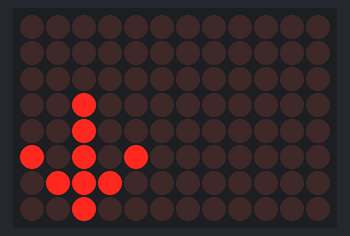
This sketch was run on a simulated Arduino Uno R4 WiFi. On the bench: 12×8 LED matrix.

Above: at 0.1 s.
At 0.9 s:
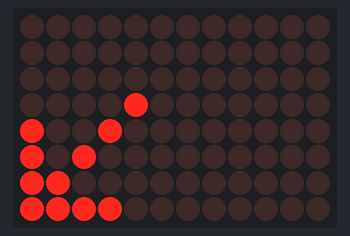
At 1.8 s:
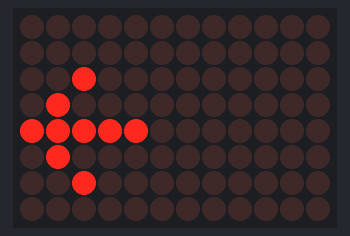
At 2.6 s:
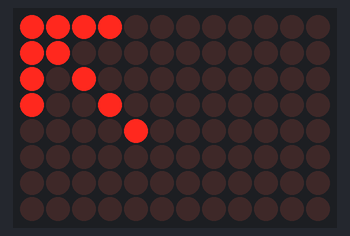
At 3.5 s:
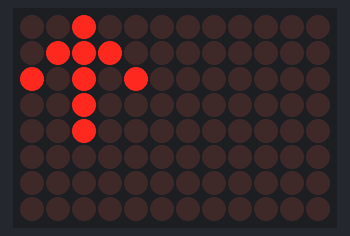
At 4.3 s:
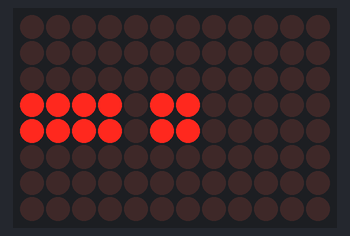

Measured:
- by itself, everything shown: repeats every 5.3 s, in 12 steps
- what the display in image 1 shows lasts 0.7 s, from 0.9 s to 1.6 s

The sketch:

arrows.ino
```cpp
#include "Arduino_LED_Matrix.h"

ArduinoLEDMatrix matrix;

// 1) WORLD: LEFT  (panel: DOWN)
uint8_t ARROW_LEFT[8][12] = {
  {0,0,0,0,0,0,0,0,0,0,0,0},
  {0,0,0,0,0,0,0,0,0,0,0,0},
  {0,0,0,0,0,0,0,0,0,0,0,0},
  {0,0,1,0,0,0,0,0,0,0,0,0},
  {0,0,1,0,0,0,0,0,0,0,0,0},
  {1,0,1,0,1,0,0,0,0,0,0,0},
  {0,1,1,1,0,0,0,0,0,0,0,0},
  {0,0,1,0,0,0,0,0,0,0,0,0}
};

// 2) WORLD: UP-LEFT  (panel: DOWN-LEFT diagonal)
uint8_t ARROW_UPLEFT[8][12] = {
  {0,0,0,0,0,0,0,0,0,0,0,0},
  {0,0,0,0,0,0,0,0,0,0,0,0},
  {0,0,0,0,0,0,0,0,0,0,0,0},
  {0,0,0,0,1,0,0,0,0,0,0,0},
  {1,0,0,1,0,0,0,0,0,0,0,0},
  {1,0,1,0,0,0,0,0,0,0,0,0},
  {1,1,0,0,0,0,0,0,0,0,0,0},
  {1,1,1,1,0,0,0,0,0,0,0,0}
};

// 3) WORLD: UP  (panel: LEFT)
uint8_t ARROW_UP[8][12] = {
  {0,0,0,0,0,0,0,0,0,0,0,0},
  {0,0,0,0,0,0,0,0,0,0,0,0},
  {0,0,1,0,0,0,0,0,0,0,0,0},
  {0,1,0,0,0,0,0,0,0,0,0,0},
  {1,1,1,1,1,0,0,0,0,0,0,0},
  {0,1,0,0,0,0,0,0,0,0,0,0},
  {0,0,1,0,0,0,0,0,0,0,0,0},
  {0,0,0,0,0,0,0,0,0,0,0,0}
};

// 4) WORLD: UP-RIGHT  (panel: UP-LEFT diagonal)
uint8_t ARROW_UPRIGHT[8][12] = {
  {1,1,1,1,0,0,0,0,0,0,0,0},
  {1,1,0,0,0,0,0,0,0,0,0,0},
  {1,0,1,0,0,0,0,0,0,0,0,0},
  {1,0,0,1,0,0,0,0,0,0,0,0},
  {0,0,0,0,1,0,0,0,0,0,0,0},
  {0,0,0,0,0,0,0,0,0,0,0,0},
  {0,0,0,0,0,0,0,0,0,0,0,0},
  {0,0,0,0,0,0,0,0,0,0,0,0}
};

// 5) WORLD: RIGHT  (panel: UP)
uint8_t ARROW_RIGHT[8][12] = {
  {0,0,1,0,0,0,0,0,0,0,0,0},
  {0,1,1,1,0,0,0,0,0,0,0,0},
  {1,0,1,0,1,0,0,0,0,0,0,0},
  {0,0,1,0,0,0,0,0,0,0,0,0},
  {0,0,1,0,0,0,0,0,0,0,0,0},
  {0,0,0,0,0,0,0,0,0,0,0,0},
  {0,0,0,0,0,0,0,0,0,0,0,0},
  {0,0,0,0,0,0,0,0,0,0,0,0}
};

// 6) EXCLAMATION
uint8_t EXCLAMATION[8][12] = {
  {0,0,0,0,0,0,0,0,0,0,0,0},
  {0,0,0,0,0,0,0,0,0,0,0,0},
  {0,0,0,0,0,0,0,0,0,0,0,0},
  {1,1,1,1,0,1,1,0,0,0,0,0},
  {1,1,1,1,0,1,1,0,0,0,0,0},
  {0,0,0,0,0,0,0,0,0,0,0,0},
  {0,0,0,0,0,0,0,0,0,0,0,0},
  {0,0,0,0,0,0,0,0,0,0,0,0}
};

void setup() {
  matrix.begin();
}

void loop() {
  matrix.renderBitmap(ARROW_LEFT,    8, 12); delay(700); matrix.clear(); delay(150);
  matrix.renderBitmap(ARROW_UPLEFT,  8, 12); delay(700); matrix.clear(); delay(150);
  matrix.renderBitmap(ARROW_UP,      8, 12); delay(700); matrix.clear(); delay(150);
  matrix.renderBitmap(ARROW_UPRIGHT, 8, 12); delay(700); matrix.clear(); delay(150);
  matrix.renderBitmap(ARROW_RIGHT,   8, 12); delay(700); matrix.clear(); delay(150);
  matrix.renderBitmap(EXCLAMATION,   8, 12); delay(700); matrix.clear(); delay(300);
}
```
